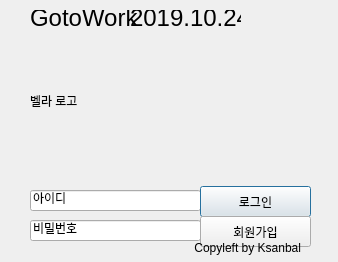
<?xml version="1.0" encoding="UTF-8"?>
<ui version="4.0">
 <class>Dialog</class>
 <widget class="QDialog" name="Dialog">
  <property name="geometry">
   <rect>
    <x>0</x>
    <y>0</y>
    <width>338</width>
    <height>262</height>
   </rect>
  </property>
  <property name="windowTitle">
   <string>Dialog</string>
  </property>
  <widget class="QLineEdit" name="lineEdit_id">
   <property name="geometry">
    <rect>
     <x>30</x>
     <y>190</y>
     <width>171</width>
     <height>21</height>
    </rect>
   </property>
   <property name="text">
    <string>아이디</string>
   </property>
  </widget>
  <widget class="QLineEdit" name="lineEdit_passwd">
   <property name="geometry">
    <rect>
     <x>30</x>
     <y>220</y>
     <width>171</width>
     <height>21</height>
    </rect>
   </property>
   <property name="text">
    <string>비밀번호</string>
   </property>
  </widget>
  <widget class="QPushButton" name="btn_signin">
   <property name="enabled">
    <bool>true</bool>
   </property>
   <property name="geometry">
    <rect>
     <x>200</x>
     <y>186</y>
     <width>111</width>
     <height>31</height>
    </rect>
   </property>
   <property name="text">
    <string>로그인</string>
   </property>
  </widget>
  <widget class="QPushButton" name="btn_signup">
   <property name="enabled">
    <bool>true</bool>
   </property>
   <property name="geometry">
    <rect>
     <x>200</x>
     <y>216</y>
     <width>111</width>
     <height>31</height>
    </rect>
   </property>
   <property name="text">
    <string>회원가입</string>
   </property>
  </widget>
  <widget class="QLabel" name="label_nowdate">
   <property name="geometry">
    <rect>
     <x>130</x>
     <y>10</y>
     <width>111</width>
     <height>16</height>
    </rect>
   </property>
   <property name="font">
    <font>
     <pointsize>18</pointsize>
    </font>
   </property>
   <property name="text">
    <string>2019.10.24</string>
   </property>
  </widget>
  <widget class="QLabel" name="label_logo">
   <property name="geometry">
    <rect>
     <x>30</x>
     <y>40</y>
     <width>271</width>
     <height>121</height>
    </rect>
   </property>
   <property name="text">
    <string>벨라 로고</string>
   </property>
  </widget>
  <widget class="QLabel" name="label_Title">
   <property name="geometry">
    <rect>
     <x>30</x>
     <y>10</y>
     <width>111</width>
     <height>16</height>
    </rect>
   </property>
   <property name="font">
    <font>
     <pointsize>18</pointsize>
    </font>
   </property>
   <property name="text">
    <string>GotoWork</string>
   </property>
  </widget>
  <widget class="QLabel" name="label_maker">
   <property name="geometry">
    <rect>
     <x>190</x>
     <y>240</y>
     <width>111</width>
     <height>16</height>
    </rect>
   </property>
   <property name="font">
    <font>
     <pointsize>9</pointsize>
    </font>
   </property>
   <property name="text">
    <string>Copyleft by Ksanbal</string>
   </property>
   <property name="alignment">
    <set>Qt::AlignRight|Qt::AlignTrailing|Qt::AlignVCenter</set>
   </property>
  </widget>
 </widget>
 <resources/>
 <connections/>
</ui>
